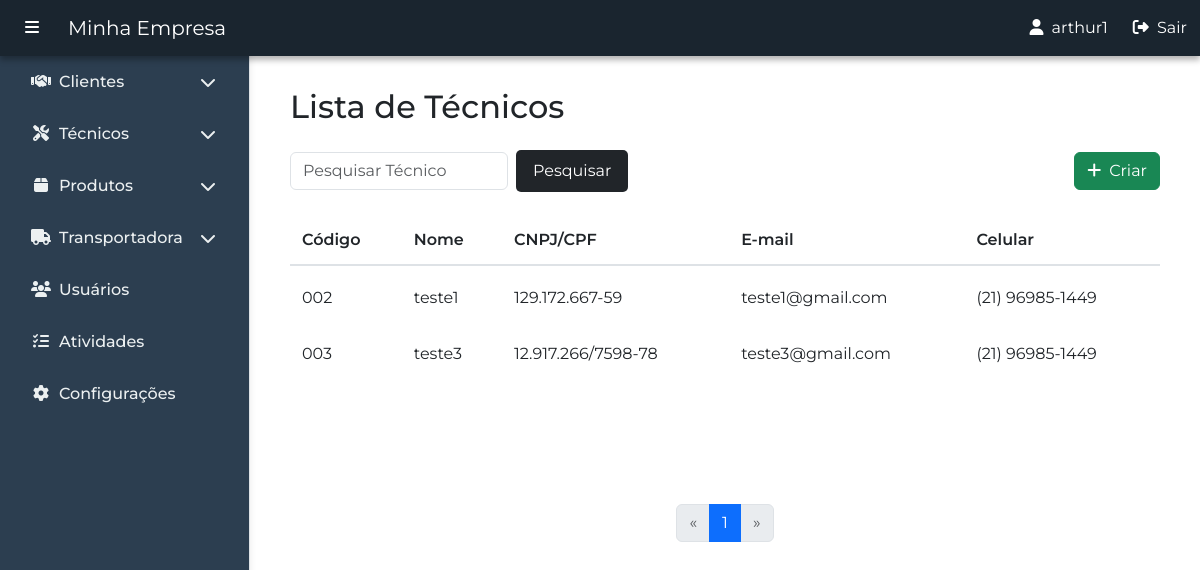
The app's page /pt-br/tecnicos/listar_tecnicos/ (signed in) with its own data.
### tecnicos/models.py (models this page shows, shortened)
class Tecnico(models.Model):
    nome = models.CharField(max_length=100)
    codigo = models.CharField(max_length=20, unique=True, blank=True, null=True)
    cnpj_cpf = models.CharField(max_length=18, unique=True)
    rg = models.CharField(max_length=18, unique=True)
    email = models.EmailField()
    telefone = models.CharField(max_length=20, blank=True)
    celular = models.CharField(max_length=20, blank=True)
    prc_comissao = models.DecimalField(
        max_digits=5,
        decimal_places=2,
        default=0.00,
        help_text="Porcentagem de comissão (ex: 10.00 para 10%)"
    )
    logradouro = models.CharField(max_length=100, blank=True)
    numero = models.CharField(max_length=10, blank=True)
    complemento = models.CharField(max_length=50, blank=True)
    bairro = models.CharField(max_length=50, blank=True)
    cidade = models.CharField(max_length=50, blank=True)
    estado = models.CharField(max_length=2, choices=ESTADOS, default='RJ', blank=True)
    cep = models.CharField(max_length=10, blank=True)
    observacao = models.TextField(blank=True, null=True)

### tecnicos/views.py (the view, shortened to what this page needs)
# urls.py: path('listar_tecnicos/', views.listar_tecnicos, name='listar_tecnicos'),
@login_required
def listar_tecnicos(request):
    tecnicos = Tecnico.objects.all()
    pesquisa = request.GET.get('pesquisa', '')
    paginator = Paginator(tecnicos, 5)
    page_number = request.GET.get('page')
    page_obj = paginator.get_page(page_number)
    return render(request, 'tecnicos/tecnicos.html', {'tecnico': tecnicos, 'page_obj': page_obj, 'pesquisa': pesquisa})

### tecnicos/templates/tecnicos/tecnicos.html (shortened to what this page needs)
{% extends 'principal/base.html' %}
{% block content %}
<div class="container my-4">
    <h2 class="mb-4">Lista de Técnicos</h2>
    <div class="table-responsive">
        <div class="mb-3 d-flex justify-content-between align-items-center">
            <form method="get" class="d-flex align-items-center gap-2">
                <input type="text" name="pesquisa" placeholder="Pesquisar Técnico" class="form-control w-auto"
                    value="{{ pesquisa|default:'' }}">
                <button type="submit" class="btn"
                    style="background-color: #212529; color: #fff; border-radius: 5px; padding: 8px 16px; transition: background-color 0.3s;"
                    onmouseover="this.style.backgroundColor='#343a40'"
                    onmouseout="this.style.backgroundColor='#212529'">
                    Pesquisar
                </button>
            </form>
            <a href="{% url 'tecnicos:cadastrar_tecnicos' %}" class="btn btn-success">
                <i class="fas fa-plus me-2"></i>Criar
            </a>
        </div>
        <div class="table-pagination-container">
            <table class="table table-hover custom-table">
                <thead class="custom-thead">
                    <tr>
                        <th scope="col">Código</th>
                        <th scope="col">Nome</th>
                        <th scope="col">CNPJ/CPF</th>
                        <th scope="col">E-mail</th>
                        <th scope="col">Celular</th>
                    </tr>
                </thead>
                <tbody>
                    {% for tecnico in page_obj %}
                    <tr data-bs-toggle="modal"
                        data-bs-target="#modalTecnico{{ tecnico.id }}"
                        style="cursor: pointer;">
                        <td>{{ tecnico.codigo}}</td>
                        <td>{{ tecnico.nome }}</td>
                        <td>{{ tecnico.cnpj_cpf }}</td>
                        <td>{{ tecnico.email }}</td>
                        <td>{{ tecnico.celular }}</td>
                    </tr>
                    {% empty %}
                    <tr>
                        <td colspan="4">Nenhum Técnico encontrado.</td>
                    </tr>
                    {% endfor %}
                </tbody>
            </table>
            <nav aria-label="Navegação de página">
                <ul class="pagination justify-content-center">
                    {% if page_obj.has_previous %}
                    <li class="page-item">
                        <a class="page-link" href="?{% if pesquisa %}pesquisa={{ pesquisa }}&{% endif %}page={{ page_obj.previous_page_number }}" aria-label="Anterior">
                            <span aria-hidden="true">&laquo;</span>
                        </a>
                    </li>
                    {% else %}
                    <li class="page-item disabled">
                        <span class="page-link">&laquo;</span>
                    </li>
                    {% endif %}
                    {% for num in page_obj.paginator.page_range %}
                        {% if num == page_obj.number %}
                            <li class="page-item active">
                                <span class="page-link">{{ num }}</span>
                            </li>
                        {% else %}
                            <li class="page-item">
                                <a class="page-link" href="?{% if pesquisa %}pesquisa={{ pesquisa }}&{% endif %}page={{ num }}">{{ num }}</a>
                            </li>
                        {% endif %}
                    {% endfor %}
                    {% if page_obj.has_next %}
                    <li class="page-item">
                        <a class="page-link" href="?{% if pesquisa %}pesquisa={{ pesquisa }}&{% endif %}page={{ page_obj.next_page_number }}" aria-label="Próximo">
                            <span aria-hidden="true">&raquo;</span>
                        </a>
                    </li>
                    {% else %}
                    <li class="page-item disabled">
                        <span class="page-link">&raquo;</span>
                    </li>
                    {% endif %}
                </ul>
            </nav>
        </div>
    </div>
</div>
{% endblock %}

### principal/templates/principal/base.html (shortened to what this page needs)
{% load static %}
<!DOCTYPE html>
<html lang="pt-br">
<head>
  <link href="https://cdn.jsdelivr.net/npm/bootstrap@5.3.0/dist/css/bootstrap.min.css" rel="stylesheet" />
  <link rel="stylesheet" href="https://cdnjs.cloudflare.com/ajax/libs/font-awesome/6.5.0/css/all.min.css" />
</head>
<body>
  <nav class="navbar navbar-expand-lg navbar-light custom-navbar fixed-top">
    <div class="container-fluid">
      <button class="btn btn-link text-white me-3" id="toggleSidebar">
        <i class="fas fa-bars"></i>
      </button>
      <a class="navbar-brand" href="{% url 'home' %}">Minha Empresa</a>
      <div class="collapse navbar-collapse" id="navbarMenu">
        <ul class="navbar-nav ms-auto d-flex align-items-center">
          <li class="nav-item me-3">
            <span class="nav-link text-white"><i class="fa fa-user me-2"></i>{{ user.username }}</span>
          </li>
          <li class="nav-item">
            <form action="{% url 'logout' %}" method="post" class="m-0 p-0">
              <button type="submit" class="btn btn-link text-white p-0 m-0" style="text-decoration: none;">
                <i class="fas fa-sign-out-alt me-1"></i> Sair
              </button>
            </form>
          </li>
        </ul>
      </div>
    </div>
  </nav>
  <div class="sidebar" id="sidebar">
    <ul class="nav flex-column px-3">
      <li class="nav-item mb-2">
        <a class="nav-link d-flex justify-content-between align-items-center" href="#clientesSubmenu" data-bs-toggle="collapse" aria-expanded="false">
          <span><i class="fas fa-handshake me-2"></i>Clientes</span>
          <i class="fas fa-chevron-down"></i>
        </a>
      </li>
      <li class="nav-item mb-2">
        <a class="nav-link d-flex justify-content-between align-items-center" href="#tecnicosSubmenu" data-bs-toggle="collapse" aria-expanded="false">
          <span><i class="fas fa-tools me-2"></i>Técnicos</span>
          <i class="fas fa-chevron-down"></i>
        </a>
      </li>
      <li class="nav-item mb-2">
        <a class="nav-link d-flex justify-content-between align-items-center" href="#produtosSubmenu" data-bs-toggle="collapse" aria-expanded="false">
          <span><i class="fas fa-box me-2"></i>Produtos</span>
          <i class="fas fa-chevron-down"></i>
        </a>
      </li>
      <li class="nav-item mb-2">
        <a class="nav-link d-flex justify-content-between align-items-center" href="#transportadoraSubmenu" data-bs-toggle="collapse" aria-expanded="false">
          <span><i class="fas fa-truck me-2"></i>Transportadora</span>
          <i class="fas fa-chevron-down"></i>
        </a>
      </li>
      <li class="nav-item mb-2">
        <a class="nav-link" href="{% url 'usuarios' user.username %}"><i class="fas fa-users me-2"></i>Usuários</a>
      </li>
      <li class="nav-item mb-2">
        <a class="nav-link" href="{% url 'atividades:ver_atividades' %}"><i class="fas fa-tasks me-2"></i>Atividades</a>
      </li>
      <li class="nav-item mb-2">
          <a class="nav-link" href="{% url 'configuracoes' %}"><i class="fas fa-cog me-2"></i>Configurações</a>
      </li>
    </ul>
  </div>
  <div class="content" id="mainContent">
    <div class="container pt-5">
    {% block content %}{% endblock %}
</div>
  </div>
</body>
</html>

### principal/templates/principal/base.html (style rules this page uses)
body { display: flex; min-height: 100vh; font-family: 'Montserrat', sans-serif; }
.sidebar { width: 250px; background-color: #2c3e50; padding-top: 60px; position: fixed; top: 0; bottom: 0; left: 0; z-index: 1000; border-right: 1px solid #dee2e6; box-shadow: 2px 0 5px rgba(0, 0, 0, 0.05); transition: all 0.3s; }
.sidebar .nav-link { color: #ecf0f1; font-weight: 500; padding: 10px 15px; border-radius: 6px; transition: background-color 0.2s, color 0.2s; }
.sidebar .nav-link i { width: 20px; text-align: center; }
.sidebar .nav-item > a i.fas.fa-chevron-down { transition: transform 0.3s; }
.content { margin-left: 250px; padding: 1rem; flex-grow: 1; transition: all 0.3s; }
.custom-navbar { background-color: #1a252f; box-shadow: 0 4px 6px rgba(0, 0, 0, 0.3); }
.custom-navbar .navbar-brand { color: white !important; }
.custom-navbar .btn-link, .custom-navbar .nav-link { transition: color 0.3s ease, transform 0.3s ease; }

### tecnicos/templates/tecnicos/tecnicos.html (style rules this page uses)
.table-pagination-container { min-height: 350px; display: flex; flex-direction: column; justify-content: space-between; }
.custom-table { border-collapse: separate; border-spacing: 0 8px; background-color: transparent; }
.custom-table thead { background-color: #343a40; color: white; }
.custom-table th { border: none; padding: 12px; font-weight: 600; }
.custom-table tbody tr { background-color: #ffffff; transition: box-shadow 0.2s ease; border-radius: 8px; }
.custom-table td { border: none; padding: 12px; vertical-align: middle; }
.custom-table tbody tr td:first-child { border-top-left-radius: 8px; border-bottom-left-radius: 8px; }
.custom-table tbody tr td:last-child { border-top-right-radius: 8px; border-bottom-right-radius: 8px; }
.custom-thead { background-color: #f8f9fa; color: black; }
.custom-thead th { font-weight: 600; padding: 12px; border-bottom: 2px solid #dee2e6; }

### records on screen
Tecnico: codigo "002", nome "teste1", cnpj_cpf "129.172.667-59", email "teste1@gmail.com", celular "(21) 96985-1449"
Tecnico: codigo "003", nome "teste3", cnpj_cpf "12.917.266/7598-78", email "teste3@gmail.com", celular "(21) 96985-1449"

### other values on screen
{{ user.username }} "arthur1"
{{ num }} "1"
